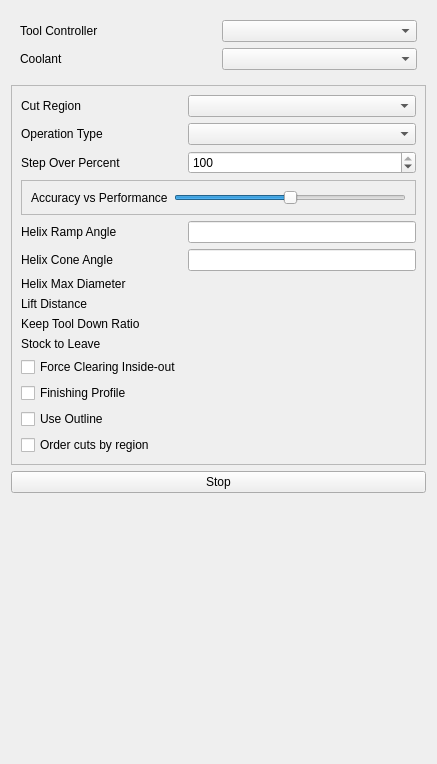
<?xml version="1.0" encoding="UTF-8"?>
<ui version="4.0">
 <class>Form</class>
 <widget class="QWidget" name="Form">
  <property name="geometry">
   <rect>
    <x>0</x>
    <y>0</y>
    <width>437</width>
    <height>764</height>
   </rect>
  </property>
  <property name="windowTitle">
   <string notr="true">Form</string>
  </property>
  <layout class="QVBoxLayout" name="verticalLayout">
   <item>
    <widget class="QFrame" name="frame_2">
     <layout class="QGridLayout" name="gridLayout">
      <item row="0" column="0">
       <widget class="QLabel" name="label_5">
        <property name="text">
         <string>Tool Controller</string>
        </property>
       </widget>
      </item>
      <item row="0" column="1">
       <widget class="QComboBox" name="ToolController"/>
      </item>
      <item row="1" column="0">
       <widget class="QLabel" name="label_3">
        <property name="text">
         <string>Coolant</string>
        </property>
       </widget>
      </item>
      <item row="1" column="1">
       <widget class="QComboBox" name="coolantController"/>
      </item>
     </layout>
    </widget>
   </item>
   <item>
    <widget class="QFrame" name="frame">
     <property name="frameShape">
      <enum>QFrame::Shape::StyledPanel</enum>
     </property>
     <property name="frameShadow">
      <enum>QFrame::Shadow::Raised</enum>
     </property>
     <layout class="QGridLayout" name="gridLayout_2">
      <item row="9" column="0" colspan="2">
       <widget class="QFrame" name="frame_3">
        <property name="frameShape">
         <enum>QFrame::Shape::StyledPanel</enum>
        </property>
        <property name="frameShadow">
         <enum>QFrame::Shadow::Raised</enum>
        </property>
        <layout class="QHBoxLayout" name="horizontalLayout">
         <item>
          <widget class="QLabel" name="threadFitLabel">
           <property name="text">
            <string>Accuracy vs Performance</string>
           </property>
          </widget>
         </item>
         <item>
          <widget class="QSlider" name="Tolerance">
           <property name="toolTip">
            <string>Influences calculation performance vs stability and accuracy</string>
           </property>
           <property name="minimum">
            <number>5</number>
           </property>
           <property name="maximum">
            <number>15</number>
           </property>
           <property name="value">
            <number>10</number>
           </property>
           <property name="sliderPosition">
            <number>10</number>
           </property>
           <property name="orientation">
            <enum>Qt::Orientation::Horizontal</enum>
           </property>
           <property name="tickInterval">
            <number>1</number>
           </property>
          </widget>
         </item>
        </layout>
       </widget>
      </item>
      <item row="23" column="0">
       <widget class="QCheckBox" name="ForceInsideOut">
        <property name="text">
         <string>Force Clearing Inside-out</string>
        </property>
       </widget>
      </item>
      <item row="0" column="1">
       <widget class="QComboBox" name="Side">
        <property name="toolTip">
         <string>Cut inside or outside of the selected shapes</string>
        </property>
       </widget>
      </item>
      <item row="2" column="1">
       <widget class="QComboBox" name="OperationType">
        <property name="toolTip">
         <string>Type of adaptive operation</string>
        </property>
       </widget>
      </item>
      <item row="24" column="0">
       <widget class="QCheckBox" name="FinishingProfile">
        <property name="text">
         <string>Finishing Profile</string>
        </property>
       </widget>
      </item>
      <item row="20" column="1">
       <widget class="Gui::QuantitySpinBox" name="StockToLeave" native="true">
        <property name="toolTip">
         <string>How much material to leave (i.e. for finishing operation)</string>
        </property>
        <property name="unit" stdset="0">
         <string notr="true"/>
        </property>
       </widget>
      </item>
      <item row="20" column="0">
       <widget class="QLabel" name="label_12">
        <property name="text">
         <string>Stock to Leave</string>
        </property>
       </widget>
      </item>
      <item row="4" column="1">
       <widget class="QSpinBox" name="stepOverPercent">
        <property name="toolTip">
         <string>The amount by which the tool is laterally displaced on each cycle of the pattern, specified in percent of the tool diameter. A step over of 100% results in no overlap between two different cycles.</string>
        </property>
        <property name="minimum">
         <number>1</number>
        </property>
        <property name="maximum">
         <number>100</number>
        </property>
        <property name="singleStep">
         <number>10</number>
        </property>
        <property name="value">
         <number>100</number>
        </property>
       </widget>
      </item>
      <item row="4" column="0">
       <widget class="QLabel" name="label_4">
        <property name="text">
         <string>Step Over Percent</string>
        </property>
       </widget>
      </item>
      <item row="12" column="1">
       <widget class="Gui::InputField" name="HelixConeAngle">
        <property name="toolTip">
         <string>Angle of the helix entry cone</string>
        </property>
        <property name="unit" stdset="0">
         <string notr="true"/>
        </property>
       </widget>
      </item>
      <item row="10" column="0">
       <widget class="QLabel" name="label_7">
        <property name="text">
         <string>Helix Ramp Angle</string>
        </property>
       </widget>
      </item>
      <item row="25" column="0">
       <widget class="QCheckBox" name="useOutline">
        <property name="text">
         <string>Use Outline</string>
        </property>
       </widget>
      </item>
      <item row="2" column="0">
       <widget class="QLabel" name="label_2">
        <property name="text">
         <string>Operation Type</string>
        </property>
       </widget>
      </item>
      <item row="16" column="1">
       <widget class="Gui::QuantitySpinBox" name="LiftDistance" native="true">
        <property name="toolTip">
         <string>How much to lift the tool up during the rapid linking moves over cleared regions. If linking path is not clear tool is raised to clearance height.</string>
        </property>
        <property name="unit" stdset="0">
         <string notr="true"/>
        </property>
       </widget>
      </item>
      <item row="18" column="0">
       <widget class="QLabel" name="label_11">
        <property name="text">
         <string>Keep Tool Down Ratio</string>
        </property>
       </widget>
      </item>
      <item row="14" column="1">
       <widget class="Gui::QuantitySpinBox" name="HelixDiameterLimit" native="true">
        <property name="toolTip">
         <string>If greater than zero it limits the helix ramp diameter, otherwise 75 percent of tool diameter is used</string>
        </property>
        <property name="unit" stdset="0">
         <string notr="true"/>
        </property>
       </widget>
      </item>
      <item row="12" column="0">
       <widget class="QLabel" name="label_8">
        <property name="text">
         <string>Helix Cone Angle</string>
        </property>
       </widget>
      </item>
      <item row="10" column="1">
       <widget class="Gui::InputField" name="HelixAngle">
        <property name="toolTip">
         <string>Angle of the helix ramp entry</string>
        </property>
        <property name="unit" stdset="0">
         <string notr="true"/>
        </property>
       </widget>
      </item>
      <item row="16" column="0">
       <widget class="QLabel" name="label_10">
        <property name="text">
         <string>Lift Distance</string>
        </property>
       </widget>
      </item>
      <item row="0" column="0">
       <widget class="QLabel" name="label">
        <property name="text">
         <string>Cut Region</string>
        </property>
       </widget>
      </item>
      <item row="18" column="1">
       <widget class="Gui::QuantitySpinBox" name="KeepToolDownRatio" native="true">
        <property name="toolTip">
         <string>Max length of keep-tool-down linking path compared to direct distance between points. If exceeded link will be done by raising the tool to clearance height.</string>
        </property>
        <property name="unit" stdset="0">
         <string notr="true"/>
        </property>
       </widget>
      </item>
      <item row="14" column="0">
       <widget class="QLabel" name="label_9">
        <property name="text">
         <string>Helix Max Diameter</string>
        </property>
       </widget>
      </item>
      <item row="26" column="0">
       <widget class="QCheckBox" name="orderCutsByRegion">
        <property name="toolTip">
         <string>After calculating toolpaths, the default cut order is by depth- all regions at a given stepdown are cleared before moving to the next stepdown.

This option changes that behavior to cut each discrete area to its full depth before moving on to the next.</string>
        </property>
        <property name="text">
         <string>Order cuts by region</string>
        </property>
       </widget>
      </item>
     </layout>
    </widget>
   </item>
   <item>
    <widget class="QPushButton" name="StopButton">
     <property name="text">
      <string>Stop</string>
     </property>
    </widget>
   </item>
   <item>
    <spacer name="verticalSpacer">
     <property name="orientation">
      <enum>Qt::Orientation::Vertical</enum>
     </property>
     <property name="sizeHint" stdset="0">
      <size>
       <width>20</width>
       <height>40</height>
      </size>
     </property>
    </spacer>
   </item>
  </layout>
 </widget>
 <customwidgets>
  <customwidget>
   <class>Gui::InputField</class>
   <extends>QLineEdit</extends>
   <header>Gui/InputField.h</header>
  </customwidget>
  <customwidget>
   <class>Gui::QuantitySpinBox</class>
   <extends>QWidget</extends>
   <header>Gui/QuantitySpinBox.h</header>
  </customwidget>
 </customwidgets>
 <resources/>
 <connections/>
</ui>
